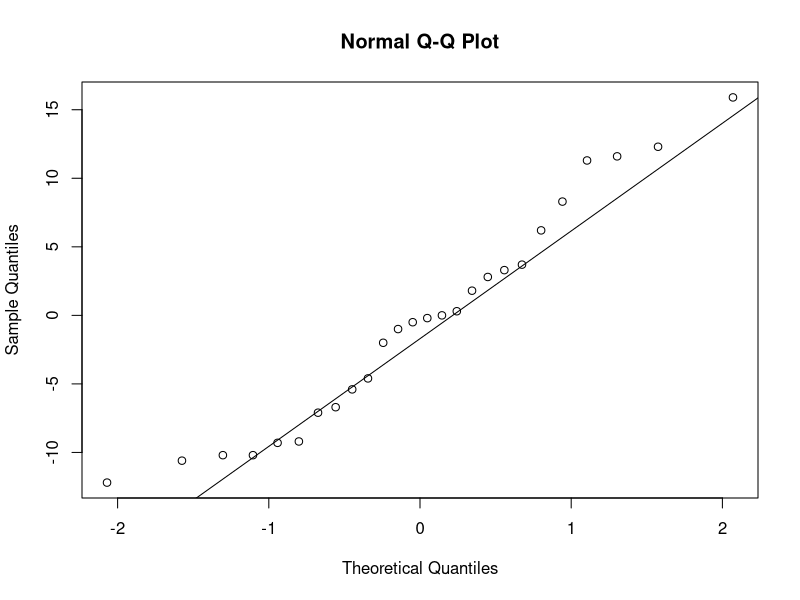
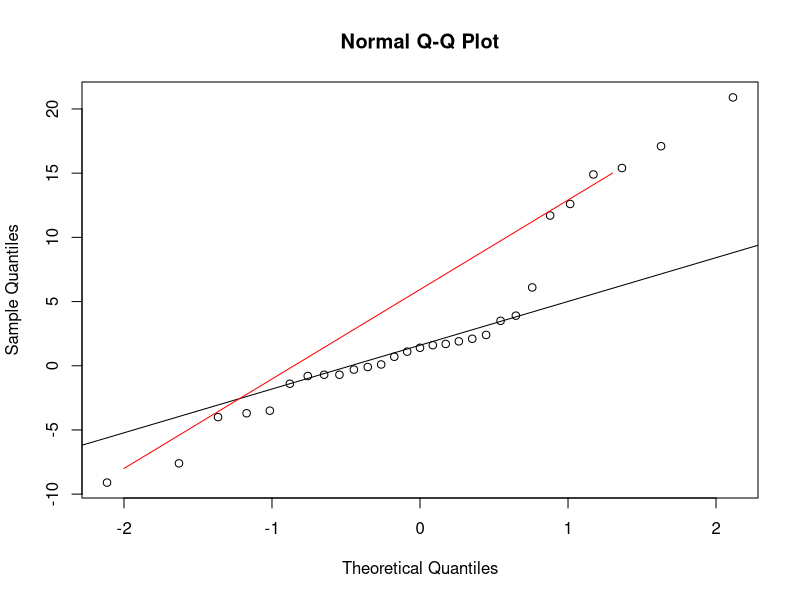
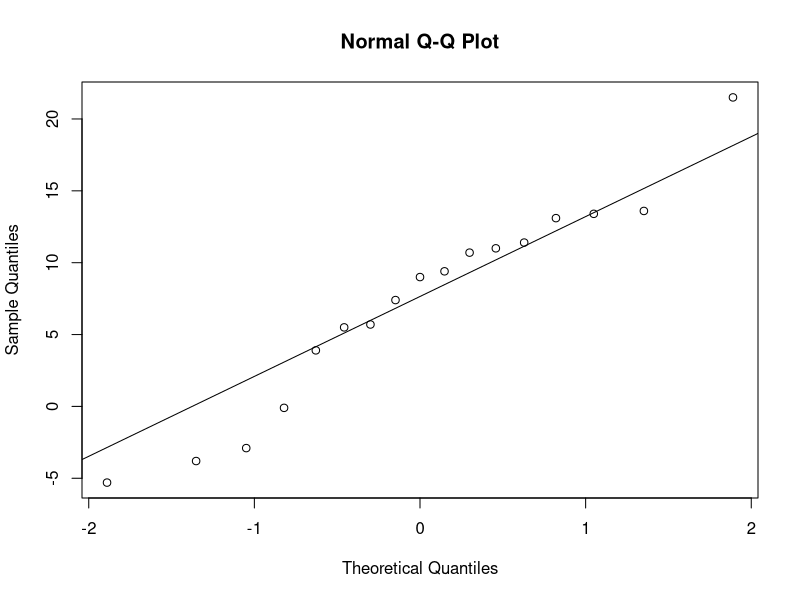
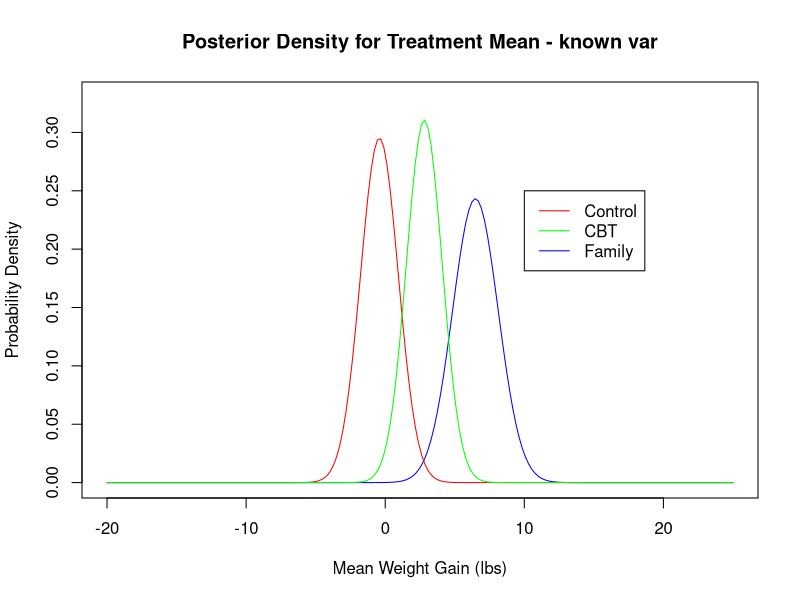
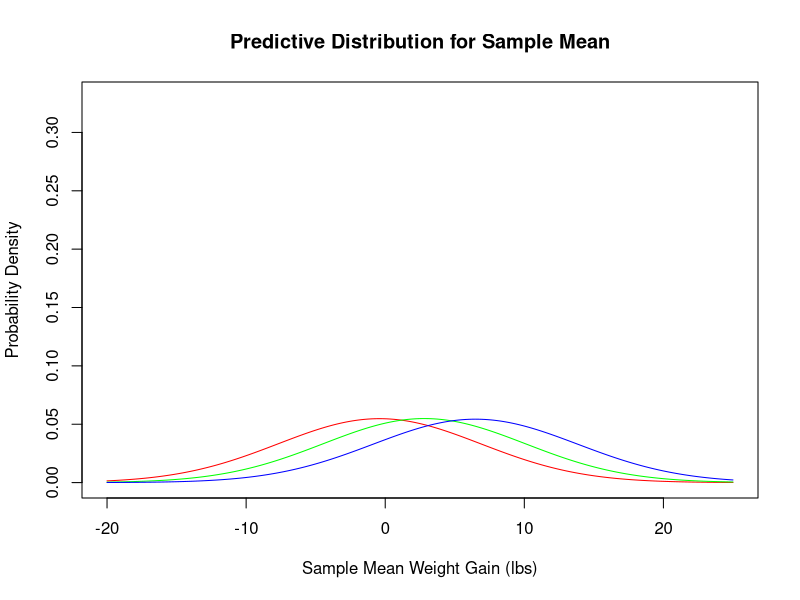
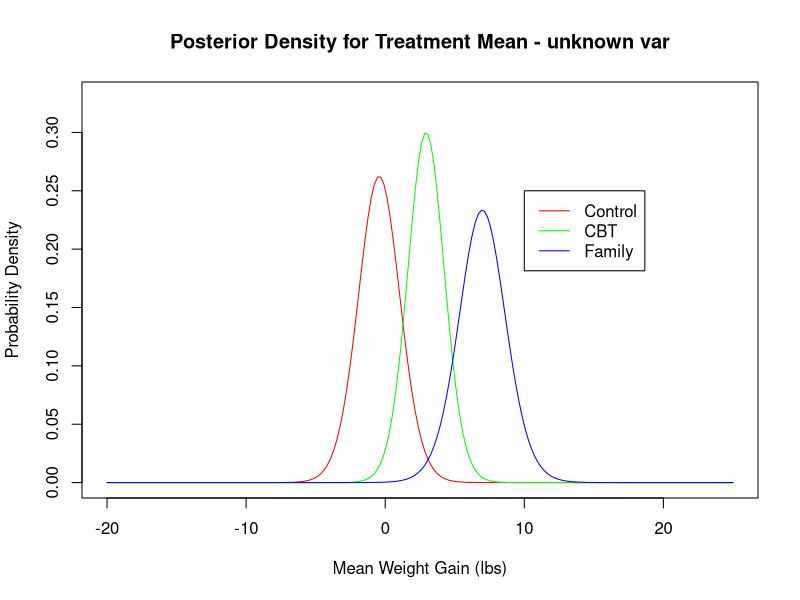
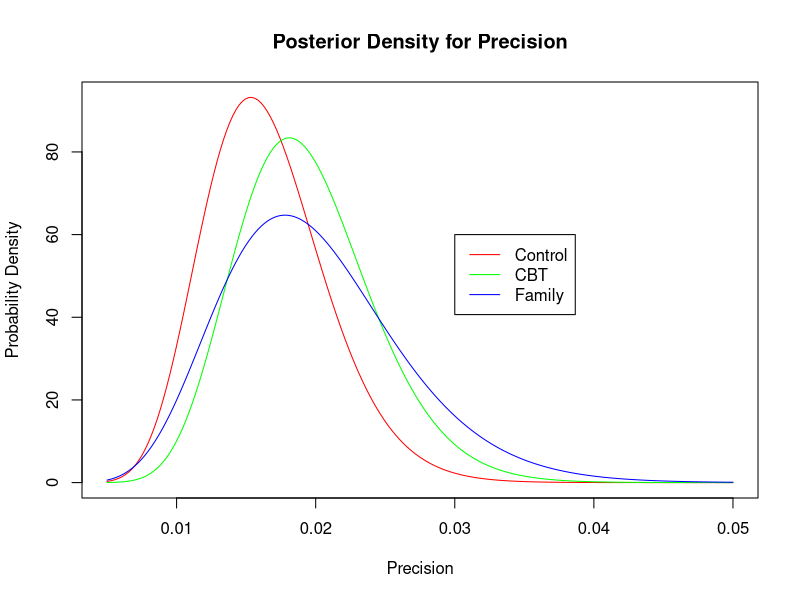
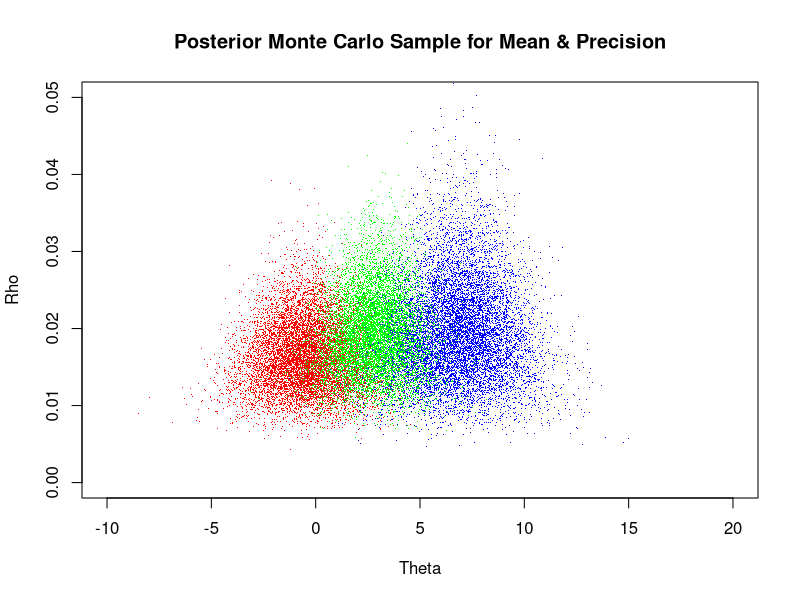

Write R code to recreate these figures, in order.
### Bayesian Inference and Decision Theory ###

# Anorexia Example (in-class exercise and extensions)

library(MASS)  # Load MASS package (contains anorexia data set)

# Extract family therapy cases
cases_FT = which(anorexia[,1]=="FT")
gain_FT = anorexia[cases_FT,3]-anorexia[cases_FT,2]

# Extract cognitive behavioral therapy cases
cases_CBT = which(anorexia[,1]=="CBT")
gain_CBT = anorexia[cases_CBT,3]-anorexia[cases_CBT,2]

# Extract control group cases
cases_Cont = which(anorexia[,1]=="Cont")
gain_Cont = anorexia[cases_Cont,3]-anorexia[cases_Cont,2]

# Questions to consider:
# 1. Are observations normally distributed?

qqnorm(gain_Cont)
qqline(gain_Cont)
qqnorm(gain_CBT)  # Definitely not normal!
qqline(gain_CBT)
lines(c(-2,1.3),c(-8,15),col="red") # Try a different line
qqnorm(gain_FT)
qqline(gain_FT)

# 2. Assume answer to #1 is yes. Assume standard deviation of
#    normal distribution is known and equal to average of
#    the sample standard deviations for the 3 groups
#    Assume mean for each group has normal prior distribution
#    with mu0 = 0 and standard deviation tau0 = 5
#    What is posterior distribution of the three group means?

# Estimate overall standard deviation (pretend it's known)
SD = mean(sd(gain_FT),sd(gain_CBT),sd(gain_Cont))

# Prior hyperparameters
mu0=0    # Expected mean weight gain is zero
tau0=5   # There is a wide range (+/- 10lbs) around this estimate

# Control group posterior hyperparameters
tau_Cont=1/sqrt(1/tau0^2+length(gain_Cont)/SD^2)
mu_Cont = (mu0/tau0^2+sum(gain_Cont)/SD^2) /
  (1/tau0^2+length(gain_Cont)/SD^2)

#CBT posterior hyperparameters
tau_CBT=1/sqrt(1/tau0^2+length(gain_CBT)/SD^2)
mu_CBT = (mu0/tau0^2+sum(gain_CBT)/SD^2) / 
  (1/tau0^2+length(gain_CBT)/SD^2)

# Family therapy posterior hyperparameters
tau_FT=1/sqrt(1/tau0^2+length(gain_FT)/SD^2)
mu_FT = (mu0/tau0^2+sum(gain_FT)/SD^2) / 
  (1/tau0^2+length(gain_FT)/SD^2)

# 3.Plot all 3 posterior density functions on the same axes
theta=seq(from=-20, to=25, length=200)
plot(theta, dnorm(theta,mu_FT,tau_FT), type="l",col="blue",
     ylim=c(0,0.33), 
     main="Posterior Density for Treatment Mean - known var",
     xlab="Mean Weight Gain (lbs)", ylab="Probability Density")
lines(theta, dnorm(theta,mu_Cont,tau_Cont), type="l",col="red")
lines(theta, dnorm(theta,mu_CBT,tau_CBT), type="l",col="green")
legend(10,0.25,
       c("Control","CBT","Family"),col=c("red","green","blue"),
       lty=c(1,1,1))

#4. Predictive distribution for sample of size 10 and size 1 (individual girl)

nobs=1   # Number of observations (set to 10 and repeat for 1)
pred_mean_Cont = mu_Cont
pred_SD_Cont = sqrt(SD^2/nobs + tau_Cont^2)
pred_mean_CBT = mu_CBT
pred_SD_CBT = sqrt(SD^2/nobs + tau_CBT^2)
pred_mean_FT = mu_FT
pred_SD_FT = sqrt(SD^2/nobs + tau_FT^2)

theta=seq(from=-20, to=25, length=200)
plot(theta, dnorm(theta,pred_mean_Cont,pred_SD_Cont),
     type="l",col="red",
     ylim=c(0,0.33),
     main="Predictive Distribution for Sample Mean",
     xlab = "Sample Mean Weight Gain (lbs)", ylab="Probability Density")
lines(theta, dnorm(theta,pred_mean_CBT,pred_SD_CBT), type="l",col="green")
lines(theta, dnorm(theta,pred_mean_FT,pred_SD_FT), type="l",col="blue")

#5. The unknown variance case

# We will use a prior that is similar to our known-variance prior
# Expected mean weight gain is zero. Use small virtual sample size
# alpha0 = 1. The expected observation precision is alpha0*beta0 = 0.02
# This corresponds to a standard deviation 1/sqrt(precision) of
# around 7, which is similar to our assumed known variance.
# Then we use k0 = 0.7, which gives about 5 as the center of
# our distribution for the standard deviation of theta.

mu0 = 0       # Expected mean weight gain is zero
alpha0 = 1    # Small virtual sample size for precision (SD about 7)
beta0 = 0.02  # Expected precision is 0.02
k0 = 0.7      # Precision multiplier 0.7

# Control group posterior hyperparameters
n_Cont=length(gain_Cont)
mu_Cont=(k0*mu0+sum(gain_Cont))/(k0+n_Cont)
k_Cont=k0+n_Cont
alpha_Cont=alpha0+n_Cont/2
beta_Cont=( 1/beta0 + 0.5*sum((gain_Cont-mean(gain_Cont))^2) + 
              0.5*k0*n_Cont/(k0+n_Cont)*(mean(gain_Cont)-mu0)^2 )^-1
spread_Cont <- sqrt(1/(k_Cont*alpha_Cont*beta_Cont))

#CBT posterior hyperparameters
n_CBT=length(gain_CBT)
mu_CBT=(k0*mu0+sum(gain_CBT))/(k0+n_CBT)
k_CBT=k0+n_CBT
alpha_CBT=alpha0+n_CBT/2
beta_CBT=( 1/beta0 + 0.5*sum((gain_CBT-mean(gain_CBT))^2) + 
              0.5*k0*n_CBT/(k0+n_CBT)*(mean(gain_CBT)-mu0)^2 )^-1
spread_CBT <- sqrt(1/(k_CBT*alpha_CBT*beta_CBT))

# Family therapy posterior hyperparameters
n_FT=length(gain_FT)
mu_FT=(k0*mu0+sum(gain_FT))/(k0+n_FT)
k_FT=k0+n_FT
alpha_FT=alpha0+n_FT/2
beta_FT=( 1/beta0 + 0.5*sum((gain_FT-mean(gain_FT))^2) + 
              0.5*k0*n_FT/(k0+n_FT)*(mean(gain_FT)-mu0)^2 )^-1
spread_FT <- sqrt(1/(k_FT*alpha_FT*beta_FT))


# Plot posterior density functions for 3 unknown means
theta=seq(from=-20, to=25, length=200)
std_Cont = (theta - mu_Cont)/spread_Cont  # Transform to center 0 spread 1 
t_dens_Cont = dt(std_Cont,df=2*alpha_Cont)/spread_Cont
std_CBT = (theta - mu_CBT)/spread_CBT  # Transform to center 0 spread 1 
t_dens_CBT = dt(std_CBT,df=2*alpha_CBT)/spread_CBT
std_FT = (theta - mu_FT)/spread_FT  # Transform to center 0 spread 1 
t_dens_FT = dt(std_FT,df=2*alpha_FT)/spread_FT

plot(theta, t_dens_Cont, type="l",col="red",
     ylim=c(0,0.33),
     main="Posterior Density for Treatment Mean - unknown var",
     xlab="Mean Weight Gain (lbs)", ylab="Probability Density")
lines(theta, t_dens_CBT, type="l",col="green")
lines(theta, t_dens_FT, type="l",col="blue")
legend(10,0.25,
       c("Control","CBT","Family"),col=c("red","green","blue"),
       lty=c(1,1,1))

# Plot posterior density functions for 3 unknown precisions
rho=seq(from=.005, to=0.05, length=200)
g_dens_Cont = dgamma(rho,shape=alpha_Cont,scale=beta_Cont)
g_dens_CBT = dgamma(rho,shape=alpha_CBT,scale=beta_CBT)
g_dens_FT = dgamma(rho,shape=alpha_FT,scale=beta_FT)

plot(rho, g_dens_Cont, type="l",col="red",
     main="Posterior Density for Precision",
     xlab = "Precision",ylab="Probability Density")
lines(rho, g_dens_CBT, type="l",col="green")
lines(rho, g_dens_FT, type="l",col="blue")
legend(0.03,60,
       c("Control","CBT","Family"),col=c("red","green","blue"),
       lty=c(1,1,1))

#5. Evaluating differences between treatments using direct Monte Carlo

#Simulate means and precisions

#Set simulation sample size
numSim <- 10000
# Simulate directly from the posterior distribution for (rho,theta)
rhoMC_Cont <- rgamma(numSim,shape=alpha_Cont,scale=beta_Cont) 
thetaMC_Cont <- rnorm(numSim,mean=mu_Cont,
                      sd=1/sqrt(k_Cont*rhoMC_Cont))
rhoMC_CBT <- rgamma(numSim,shape=alpha_CBT,scale=beta_CBT) 
thetaMC_CBT <- rnorm(numSim,mean=mu_CBT,
                      sd=1/sqrt(k_CBT*rhoMC_CBT))
rhoMC_FT <- rgamma(numSim,shape=alpha_FT,scale=beta_FT) 
thetaMC_FT <- rnorm(numSim,mean=mu_FT,
                      sd=1/sqrt(k_FT*rhoMC_FT))

# Plot all 3 data sets
plot(thetaMC_Cont,rhoMC_Cont,col="red",pch=".",
     xlim=c(-10,20),ylim=c(0,0.05),
     main="Posterior Monte Carlo Sample for Mean & Precision",
     xlab="Theta",ylab="Rho")
points(thetaMC_CBT,rhoMC_CBT,col="green",pch=".")
points(thetaMC_FT,rhoMC_FT,col="blue",pch=".")

# Arrange data in data frame
MCdata=as.data.frame(thetaMC_FT)
MCdata$CBT=thetaMC_CBT
MCdata$Cont=thetaMC_Cont
bestmean=pmax(thetaMC_FT,thetaMC_CBT,thetaMC_Cont)  # mean of best treatment
MCdata$Best=1    # Fill this column with treatment that's best
MCdata$Best[which(thetaMC_CBT==bestmean)]=2     # rows for which CBT is best
MCdata$Best[which(thetaMC_Cont==bestmean)]=3   # rows for which Cont is best

# Plot matrix of means for different treatments color-coded by which is best
pairs(MCdata[ , 1:3],
      col = c("blue", "green", "red")[MCdata$Best],   # Change color by group
      pch = ".",                                      # Change points by group
      labels = c("FT", "CBT", "Cont"),
      main = "Plot Matrix of Group Means")

# Estimate probability each treatment has highest mean weight gain
p_FT_Best = sum((thetaMC_FT>thetaMC_CBT)&(thetaMC_FT>thetaMC_Cont))/numSim
p_CBT_Best = sum((thetaMC_CBT>thetaMC_FT)&(thetaMC_CBT>thetaMC_Cont))/numSim
p_Cont_Best = sum((thetaMC_Cont>thetaMC_FT)&(thetaMC_Cont>thetaMC_CBT))/numSim
